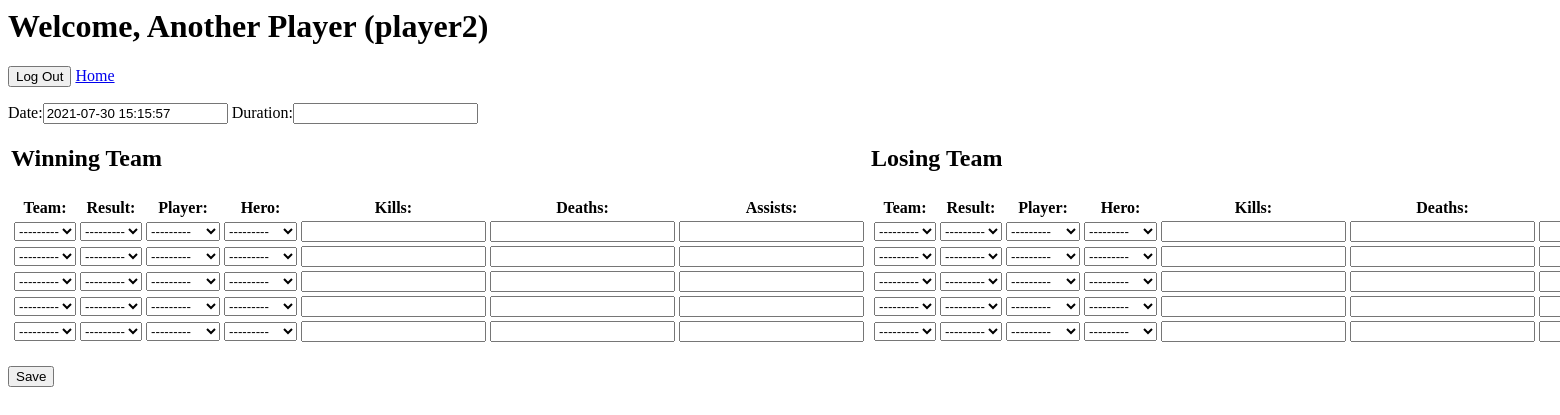
The app's page /latest_game_form/ (signed in), older data.
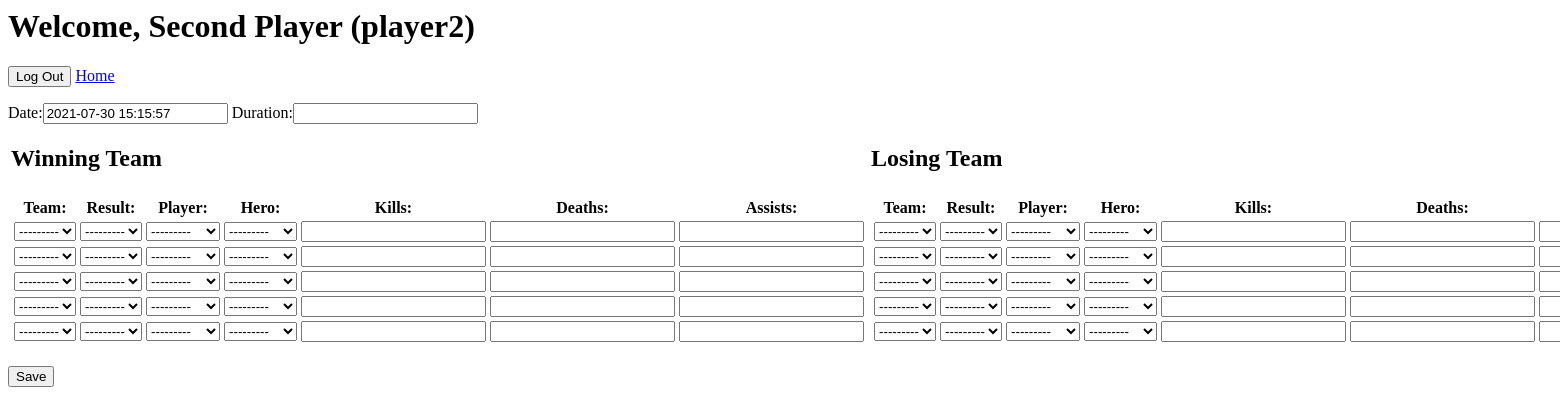
The same page, newer data.
### players/models.py (models this page shows)
class Player(AbstractUser):
    display_name = models.CharField(max_length=100, blank=True)

### players/views.py (the view)
# urls.py: path('latest_game_form/', views.latest_game_form, name='latest_game_form'),
def latest_game_form(request):
    game_form = GameForm(initial={'date': timezone.now()})
    GamePlayerFormSet = modelformset_factory(GamePlayer, form=GamePlayerForm, extra=5)
    winner_formset = GamePlayerFormSet(
        queryset=GamePlayer.objects.none(), initial=[{'game': game_form}], prefix='winner',
    )
    loser_formset = GamePlayerFormSet(
        queryset=GamePlayer.objects.none(), initial=[{'game': game_form}], prefix='loser',
    )
    if request.method == 'POST':
        game_form = GameForm(request.POST)
        winner_formset = GamePlayerFormSet(request.POST, prefix='winner')
        loser_formset = GamePlayerFormSet(request.POST, prefix='loser')
        if game_form.is_valid():
            game = game_form.save()
        if winner_formset.is_valid():
            instances = winner_formset.save(commit=False)
            for instance in instances:
                instance.game = game
                instance.save()
                PlayerHero.update_stats(instance.player, instance.hero)
                Hero.update_stats(instance.hero)
        if loser_formset.is_valid():
            instances = loser_formset.save(commit=False)
            for instance in instances:
                instance.game = game
                instance.save()
                PlayerHero.update_stats(instance.player, instance.hero)
                Hero.update_stats(instance.hero)
        return redirect('home')
    else:
        print(game_form.errors, winner_formset.errors)
    context = {
        'game_form': game_form,
        'winner_formset': winner_formset,
        'loser_formset': loser_formset,
        }
    return render(request, 'players/latest_game_form.html', context)

### players/forms.py
class GameForm(forms.ModelForm):
    class Meta:
        model = Game
        fields = [
            'date',
            'duration',
        ]

### players/models.py (called while the page is built)
    def __str__(self):
        return self.name

### players/templates/players/latest_game_form.html (shortened to what this page needs)
<h1>Welcome, {{ request.user.display_name }} ({{ request.user.username}})</h1>
    <form method="POST" action="{% url "logout" %}">
        <button type="submit">Log Out</button>
        <a href="{% url "home" %}">Home</a>
    </form>
{% block content %}
<form method = "POST">
    <div>
        {{ game_form }}
    </div>
    <div>
        <br>
        <table>
            <thead>
              <tr>
                <th align=left><h2>Winning Team</h2></th>
                <th align=left><h2>Losing Team</h2></th>
              </tr>
            </thead>
            <tbody>
              <tr>
                <td>
                    <table>
                        <thead>
                                {% for form in winner_formset %}
                                    {% if forloop.first %}
                                        {% for field in form.visible_fields %}
                                            <th>{{ field.label_tag }}</th>
                                        {% endfor %}
                                    {% endif %}
                        </thead>
                            <tbody>
                                <tr>
                                    {% for field in form.visible_fields %}
                                        <td>{{ field }}</td>
                                    {% endfor %}
                                </tr>
                                {% endfor %}
                            </tbody>
                    </table>
                </td>
                <td>
                    <table>
                        <thead>
                                {% for form in loser_formset %}
                                    {% if forloop.first %}
                                        {% for field in form.visible_fields %}
                                            <th>{{ field.label_tag }}</th>
                                        {% endfor %}
                                    {% endif %}
                        </thead>
                            <tbody>
                                <tr>
                                    {% for field in form.visible_fields %}
                                        <td>{{ field }}</td>
                                    {% endfor %}
                                </tr>
                                {% endfor %}
                            </tbody>
                    </table>
                </td>
              </tr>
            </tbody>
          </table>
          <br>
    <input type="submit" value="Save">
</form>
{% endblock %}

Row changes from the older to the newer data that the page shows:
changed Player "player2": user.display_name "Another Player" → "Second Player"
